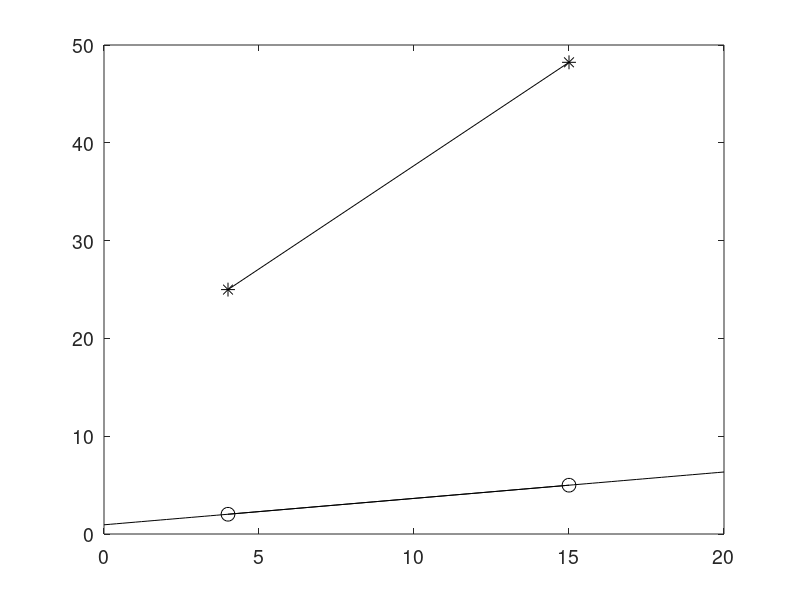

Write MATLAB code to recreate this figure. (Note: this script raises an error after producing the figure.)
% plots recuperator mass vs UA for near term stainless steel - restricted
% tube sizes to 20 mm diameter, far term stainless steel - not restricting
% tube sizes, and Inconel

% set(0,'defaultAxesFontSize',14)
% 
% 
% % Near Term Stainless Steel
% UA = [4,15];
% UA_vec = linspace(0,20);
% 
% %%%%%%%%% original values %%%%%%%%%
% % mass_550C = [42.9, 96];
% % mass_550Cline = 4.827272727*UA_vec+23.59090909;
% % mass_650C = [49.5, 129.1];
% % mass_650Cline = 7.236363636*UA_vec+20.55454545;
% 
% % updated values 4/7/2019
% mass_550C = [24.99, 48.23];
% mass_550Cline = 2.11272727272727*UA_vec+16.53909091;
% 
% 
% figure(1)
% plot(UA,mass_550C,'-ok')
% hold on
% % plot(UA,mass_650C,'-.*k')
% plot(UA_vec,mass_550Cline,'-k')
% % mass_650Cline1 = mass_650Cline(UA_vec<4);
% % UA_vec1 = UA_vec(UA_vec<4);
% % mass_650Cline2 = mass_650Cline(UA_vec>15);
% % UA_vec2 = UA_vec(UA_vec>15);
% % plot(UA_vec1,mass_650Cline1,'-.k',UA_vec2,mass_650Cline2,'-.k')
% 
% xlim([0 20])
% ylim([0 80])
% 
% % legend('550 C','650 C','location','northwest')
% legend('550 C','location','northwest')
% xlabel('UA [kW/K]','fontsize',18)
% ylabel('Recuperator Mass [kg]','fontsize',18)
% grid on
% 
% 
% 
% 
% 
% 
% 
% % Far Term Stainless Steel
% UA = [4,15];
% UA_vec = linspace(0,20);
% 
% mass_550C = [5.81, 15.8];
% mass_550Cline = 0.908182*UA_vec+2.177272727;
% 
% 
% figure(2)
% plot(UA,mass_550C,'-ok')
% hold on
% plot(UA_vec,mass_550Cline,'-k')
% 
% xlim([0 20])
% ylim([0 80])
% 
% legend('550 C','location','northwest')
% xlabel('UA [kW/K]','fontsize',18)
% ylabel('Recuperator Mass [kg]','fontsize',18)
% grid on
% 
% 
% 
% 
% 
% 
% 
% 
% 
% 
% 
% 
% % Inconel
% UA = [4,15];
% UA_vec = linspace(0,20);
% %%%%%%%%% original values %%%%%%%%%
% % mass_550C = [16.62, 39];
% % mass_550Cline = 2.034545455*UA_vec+8.481818182;
% % 
% % mass_650C = [24.7, 56.5];
% % mass_650Cline = 2.890909091*UA_vec+13.13636364;
% % 
% % mass_750C = [55.1, 118.6];
% % mass_750Cline = 5.772727273*UA_vec+32.00909091;
% % updated values 4/7/2019
% mass_550C = [2.02, 4.99];
% mass_550Cline = 0.27*UA_vec+0.94;
% 
% mass_650C = [3.61, 7.39];
% mass_650Cline = 0.343636*UA_vec+2.235454545;
% 
% mass_750C = [5.78, 18.75];
% mass_750Cline = 1.179091*UA_vec+1.063636364;
% 
% figure(3)
% plot(UA,mass_550C,'-ok')
% hold on
% plot(UA,mass_650C,'-.*k')
% plot(UA,mass_750C,'--sk')
% 
% plot(UA_vec,mass_550Cline,'-k')
% 
% mass_650Cline1 = mass_650Cline(UA_vec<4);
% UA_vec1 = UA_vec(UA_vec<4);
% mass_650Cline2 = mass_650Cline(UA_vec>15);
% UA_vec2 = UA_vec(UA_vec>15);
% plot(UA_vec1,mass_650Cline1,'-.k',UA_vec2,mass_650Cline2,'-.k')
% 
% mass_750Cline1 = mass_750Cline(UA_vec<4);
% mass_750Cline2 = mass_750Cline(UA_vec>15);
% plot(UA_vec1,mass_750Cline1,'--k',UA_vec2,mass_750Cline2,'--k')
% 
% scatter(UA,mass_550C,'ok')
% hold on
% box on
% scatter(UA,mass_650C,'*k')
% scatter(UA,mass_750C,'sk')
% 
% xlim([0 20])
% ylim([0 30])
% 
% legend(' 550 C','650 C','750 C','location','northwest')
% xlabel('UA [kW/K]','fontsize',18)
% ylabel('Recuperator Mass [kg]','fontsize',18)
% grid on


% 
% 
% 
% % create plot for 2 units and insulated core
% 
% UA = [4,15];
% UA_vec = linspace(0,20);
% mass_2unIns = [19.46, 47.2];
% mass_2unInsline = 2.52181818*UA_vec+9.3727272727;
% 
% figure(3)
% plot(UA_vec,mass_2unInsline,'k')
% hold on
% scatter(UA,mass_2unIns,'k','filled')
% xlabel('UA [kW/K]','fontsize',18)
% ylabel('Recuperator Mass [kg]','fontsize',18)
% grid on
% 
% 
% 
% 
% 
% 
%%%%%%%% combined %%%%%%%%%%%%%%%%%%%%%%%%%%%%%%





set(0,'defaultAxesFontSize',14)

%create plot for recuperator mass with respect to temperature 


% Inconel
UA = [4,15];
UA_vec = linspace(0,20);
%%% old values %%%
% mass_550C = [16.62, 39];
% mass_550Cline = 2.034545455*UA_vec+8.481818182;
% 
% mass_650C = [24.7, 56.5];
% mass_650Cline = 2.890909091*UA_vec+13.13636364;
% 
% mass_750C = [55.1, 118.6];
% mass_750Cline = 5.772727273*UA_vec+32.00909091;


% updated values 4/7/2019
mass_550C = [2.02, 4.99];
mass_550Cline = 0.27*UA_vec+0.94;

mass_650C = [3.61, 7.39];
mass_650Cline = 0.343636*UA_vec+2.235454545;

mass_750C = [5.78, 18.75];
mass_750Cline = 1.179091*UA_vec+1.063636364;

figure(2)
l1 = plot(UA,mass_550C,'-ok','MarkerSize',10);
hold on
% l2 = plot(UA,mass_650C,'-*k','MarkerSize',10);
% l3 = plot(UA,mass_750C,'-sk','MarkerSize',15);

plot(UA_vec,mass_550Cline,'-k')

% mass_650Cline1 = mass_650Cline(UA_vec<4);
% UA_vec1 = UA_vec(UA_vec<4);
% mass_650Cline2 = mass_650Cline(UA_vec>15);
% UA_vec2 = UA_vec(UA_vec>15);
% plot(UA_vec1,mass_650Cline1,'-k',UA_vec2,mass_650Cline2,'-k')
% 
% mass_750Cline1 = mass_750Cline(UA_vec<4);
% mass_750Cline2 = mass_750Cline(UA_vec>15);
% plot(UA_vec1,mass_750Cline1,'-k',UA_vec2,mass_750Cline2,'-k')

% scatter(UA,mass_550C,'ok')
hold on
box on
% scatter(UA,mass_650C,'*k')
% scatter(UA,mass_750C,'sk')



% near term stainless
UA = [4,15];
UA_vec = linspace(0,20);

%%% old values %%%
% mass_550C = [42.9, 96];
% mass_550Cline = 4.827272727*UA_vec+23.59090909;

% updated values 4/7/2019
mass_550C = [24.99, 48.23];
mass_550Cline = 2.11272727272727*UA_vec+16.53909091;

l2 = plot(UA,mass_550C,'-*k','MarkerFaceColor','k','MarkerSize',10);

mass_550Cline1 = mass_550Cline(UA_vec<4);
mass_550Cline2 = mass_550Cline(UA_vec>15);
plot(UA_vec1,mass_550Cline1,'-k',UA_vec2,mass_550Cline2,'-k')




% far term stainless
mass_550C = [5.81, 15.8];
mass_550Cline = 0.908182*UA_vec+2.177272727;
l3 = plot(UA,mass_550C,'-sk','MarkerSize',10);

mass_550Cline1 = mass_550Cline(UA_vec<4);
mass_550Cline2 = mass_550Cline(UA_vec>15);
plot(UA_vec1,mass_550Cline1,'-k',UA_vec2,mass_550Cline2,'-k')


xlim([0 20])
ylim([0 60])


legend([l2,l3,l1],'Near Term Stainless','Far Term Stainless','Inconel','location','northwest')
xlabel('UA [kW/K]','fontsize',18)
ylabel('Recuperator Mass [kg]','fontsize',18)
grid on